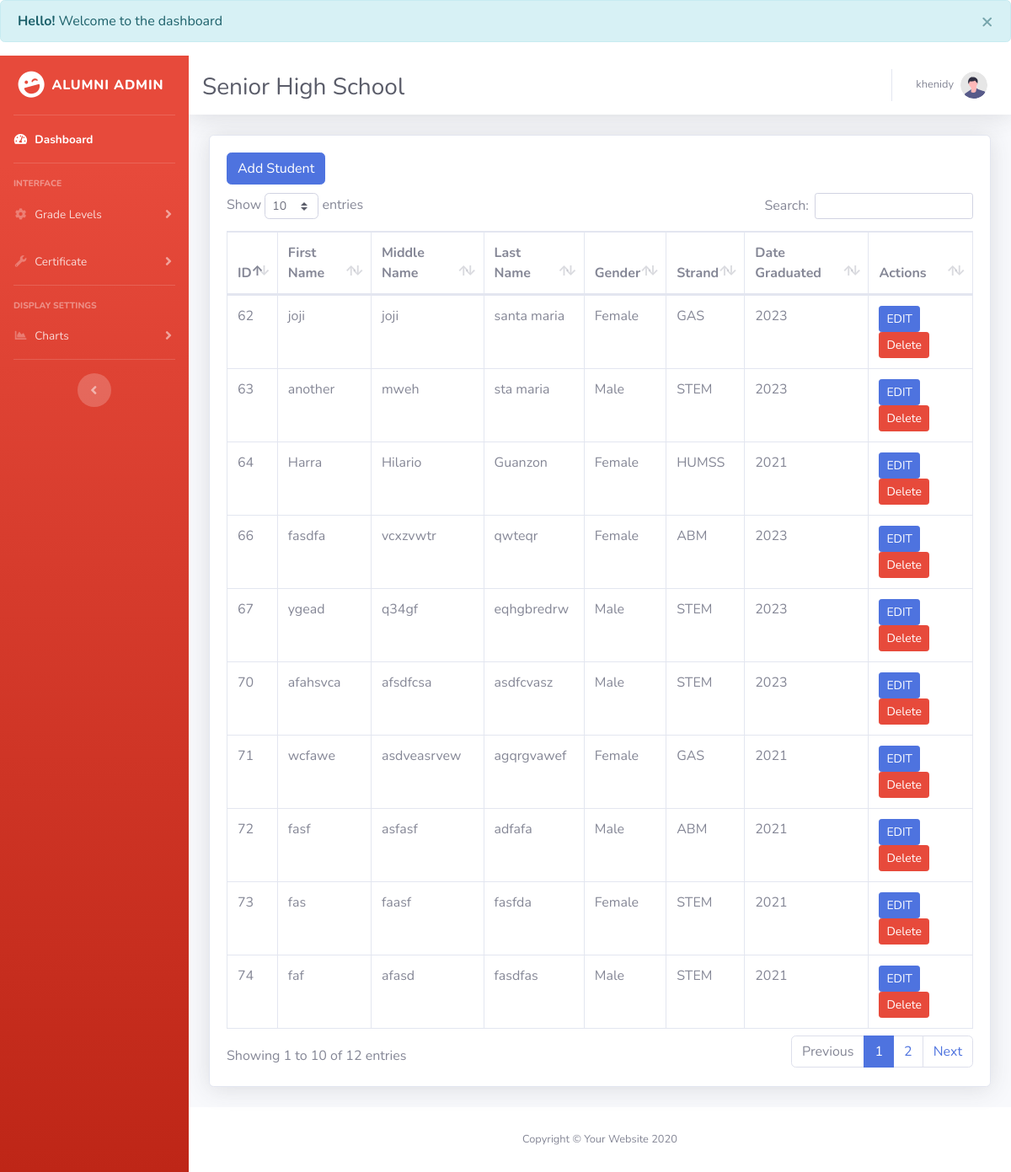
/board/senior.php (signed in), run on the app's committed database.
### tables this page shows
CREATE TABLE `seniorhighschool` (
  `id` int(11) NOT NULL,
  `name` varchar(225) NOT NULL,
  `middle` varchar(225) NOT NULL,
  `last` varchar(225) NOT NULL,
  `gender` varchar(225) NOT NULL,
  `strand` varchar(225) NOT NULL,
  `dategraduated` int(11) NOT NULL
);

### board/senior.php (the view, shortened to what this page needs)
<!DOCTYPE html>
<html lang="en">
<link rel="stylesheet" href="https://cdn.jsdelivr.net/npm/bootstrap@4.0.0/dist/css/bootstrap.min.css">
<head>
    <?php
    include('message.php');
    ?>
    <link href="vendor/fontawesome-free/css/all.min.css" rel="stylesheet" type="text/css">
    <link href="css/sb-admin-2.min.css" rel="stylesheet">
    <link href="vendor/datatables/dataTables.bootstrap4.min.css" rel="stylesheet">
</head>
<body id="page-top">
    <div id="wrapper">
        <ul class="navbar-nav bg-gradient-danger sidebar sidebar-dark accordion" id="accordionSidebar">
            <a class="sidebar-brand d-flex align-items-center justify-content-center" href="index.html">
                <div class="sidebar-brand-icon rotate-n-15">
                    <i class="fas fa-laugh-wink"></i>
                </div>
                <div class="sidebar-brand-text mx-2"> Alumni Admin</div>
            </a>
            <hr class="sidebar-divider my-0">
            <li class="nav-item active">
                <a class="nav-link" href="index.php">
                    <i class="fas fa-fw fa-tachometer-alt"></i>
                    <span>Dashboard</span></a>
            </li>
            <hr class="sidebar-divider">
            <div class="sidebar-heading">
                Interface
            </div>
            <li class="nav-item">
                <a class="nav-link collapsed" href="#" data-toggle="collapse" data-target="#collapseTwo"
                    aria-expanded="true" aria-controls="collapseTwo">
                    <i class="fas fa-fw fa-cog"></i>
                    <span>Grade Levels</span>
                </a>
            </li>
            <li class="nav-item">
                <a class="nav-link collapsed" href="#" data-toggle="collapse" data-target="#collapseUtilities"
                    aria-expanded="true" aria-controls="collapseUtilities">
                    <i class="fas fa-fw fa-wrench"></i>
                    <span>Certificate</span>
                </a>
            </li>
            <hr class="sidebar-divider">
            <div class="sidebar-heading">
                Display settings
            </div>
            <li class="nav-item">
                <a class="nav-link collapsed" href="#" data-toggle="collapse" data-target="#collapsechart"
                    aria-expanded="true" aria-controls="collapsechart">
                    <i class="fas fa-fw fa-chart-area"></i>
                    <span>Charts</span>
                </a>
            </li>
            <hr class="sidebar-divider d-none d-md-block">
            <div class="text-center d-none d-md-inline">
                <button class="rounded-circle border-0" id="sidebarToggle"></button>
            </div>
        </ul>
        <div id="content-wrapper" class="d-flex flex-column">
            <div id="content">
                <nav class="navbar navbar-expand navbar-light bg-white topbar mb-4 static-top shadow">
                      <div class="d-sm-flex align-items-center justify-content-between mb-4" style = "padding-top: 30px;">
                        <h1 class="h3 mb-0 text-gray-800">Senior High School</h1>
                    </div>
                    <ul class="navbar-nav ml-auto">
                        <?php if(isset($_SESSION['auth_user'])) : ?>
                        <li class="nav-item dropdown no-arrow">
                            <a class="nav-link dropdown-toggle" href="#" id="userDropdown" role="button"
                                data-toggle="dropdown" aria-haspopup="true" aria-expanded="false">
                                <span class="mr-2 d-none d-lg-inline text-gray-600 small"><?= $_SESSION['auth_user']['user_name']?></span>
                                <img class="img-profile rounded-circle"
                                    src="img/undraw_profile.svg">
                            </a>
                        </li>
                        <?php endif; ?>
                    </ul>
                </nav>
                <div class="container-fluid">
                    <div class="card shadow mb-4">
                        <div class="card-body">
                            <div class="table-responsive">
                                <table class="table table-bordered" id="dataTable" width="100%" cellspacing="0">
                                <thead>
                  <tr>
                  <th>ID</th>
                  <th>First Name</th>
                  <th>Middle Name</th>
                  <th>Last Name</th>
                  <th>Gender</th>
                  <th>Strand</th>
                  <th>Date Graduated</th>
                  <th>Actions</th>
                   </tr>
                   </thead>
                <tbody>
                <a type="button" class="btn btn-primary" href="test3.php">Add Student </a>
<div style="padding-top: 10px;">
</div>
      <?php
$servername = "localhost";
$username = "root";
$password = "";
$dbname = "alumni";
$conn = mysqli_connect($servername, $username, $password, $dbname);
$sql = "SELECT * FROM seniorhighschool WHERE id=id";
          $result = $conn->query($sql);
          while($row= $result->fetch_assoc()){
            echo "
                    <tr>
                    <td>  $row[id] </td>
                     <td>  $row[name]  </td>
                      <td>  $row[middle]  </td>
                      <td>  $row[last]  </td>
                      <td>  $row[gender]  </td>
                      <td>  $row[strand]  </td>
                      <td>  $row[dategraduated]  </td>
                       <td><div>
                       <button type='button' class='btn btn-primary btn-sm editbtn' data-toggle='modal'
                       data-target='#exampleModalCenter' data-id=' $row[id]' data-name=' $row[name] '
                       data-middle=' $row[middle] '
                       data-last=' $row[last] '
                       data-gender=' $row[gender] '
                       data-strand=' $row[strand] '>
                       EDIT
                     </button>
                       <form action='seniorcode.php' method='POST' class = 'd-inline'>
                       <button type='submit' name='delete' value='$row[id]' class='btn btn-danger btn-sm'>Delete</button>
                       </form>
                           </div>
                       </td>
                        </tr>
                    ";
          }
          ?>
</tbody>
			  </table>
			  </body>
            <footer class="sticky-footer bg-white">
                <div class="container my-auto">
                    <div class="copyright text-center my-auto">
                        <span>Copyright &copy; Your Website 2020</span>
                    </div>
                </div>
            </footer>
</body>
</html>

### data on the page
seniorhighschool: id "62", name "joji", middle "joji", last "santa maria", gender "Female", strand "GAS", dategraduated "2023"
seniorhighschool: id "63", name "another", middle "mweh", last "sta maria", gender "Male", strand "STEM", dategraduated "2023"
seniorhighschool: id "64", name "Harra", middle "Hilario", last "Guanzon", gender "Female", strand "HUMSS", dategraduated "2021"
seniorhighschool: id "66", name "fasdfa", middle "vcxzvwtr", last "qwteqr", gender "Female", strand "ABM", dategraduated "2023"
seniorhighschool: id "67", name "ygead", middle "q34gf", last "eqhgbredrw", gender "Male", strand "STEM", dategraduated "2023"
seniorhighschool: id "70", name "afahsvca", middle "afsdfcsa", last "asdfcvasz", gender "Male", strand "STEM", dategraduated "2023"
seniorhighschool: id "71", name "wcfawe", middle "asdveasrvew", last "agqrgvawef", gender "Female", strand "GAS", dategraduated "2021"
seniorhighschool: id "72", name "fasf", middle "asfasf", last "adfafa", gender "Male", strand "ABM", dategraduated "2021"
seniorhighschool: id "73", name "fas", middle "faasf", last "fasfda", gender "Female", strand "STEM", dategraduated "2021"
seniorhighschool: id "74", name "faf", middle "afasd", last "fasdfas", gender "Male", strand "STEM", dategraduated "2021"

### other printed values
$_SESSION['message'] "Welcome to the dashboard"
$_SESSION['auth_user']['user_name'] "khenidy"
